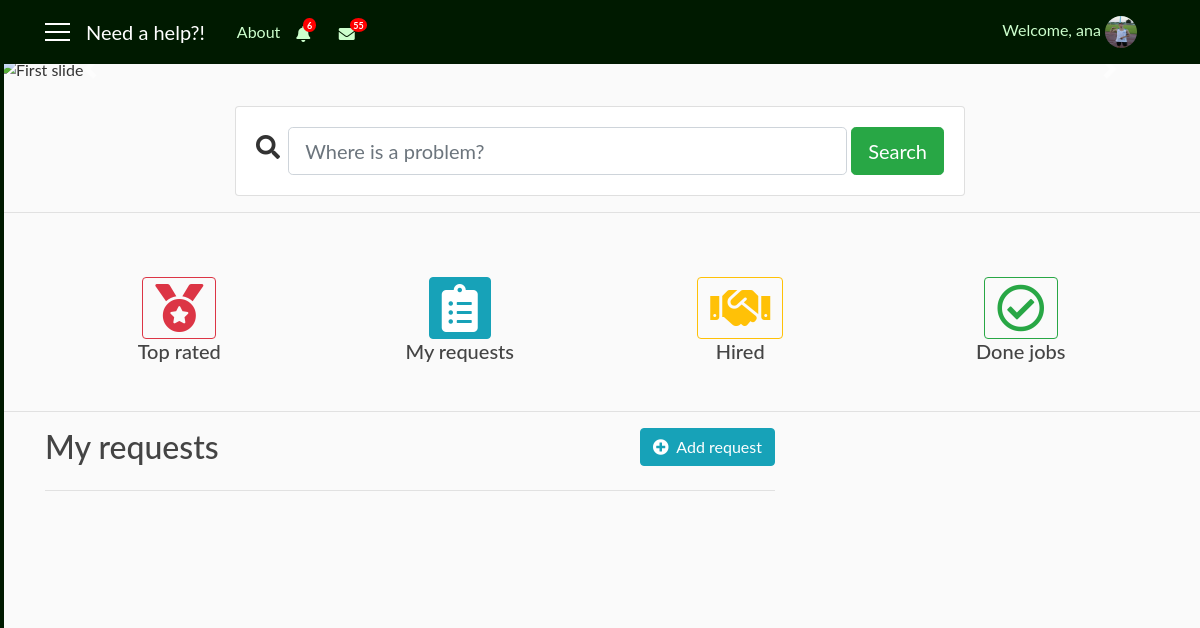
/requests_user/2 (signed in), run on an earlier commit of the app's database.
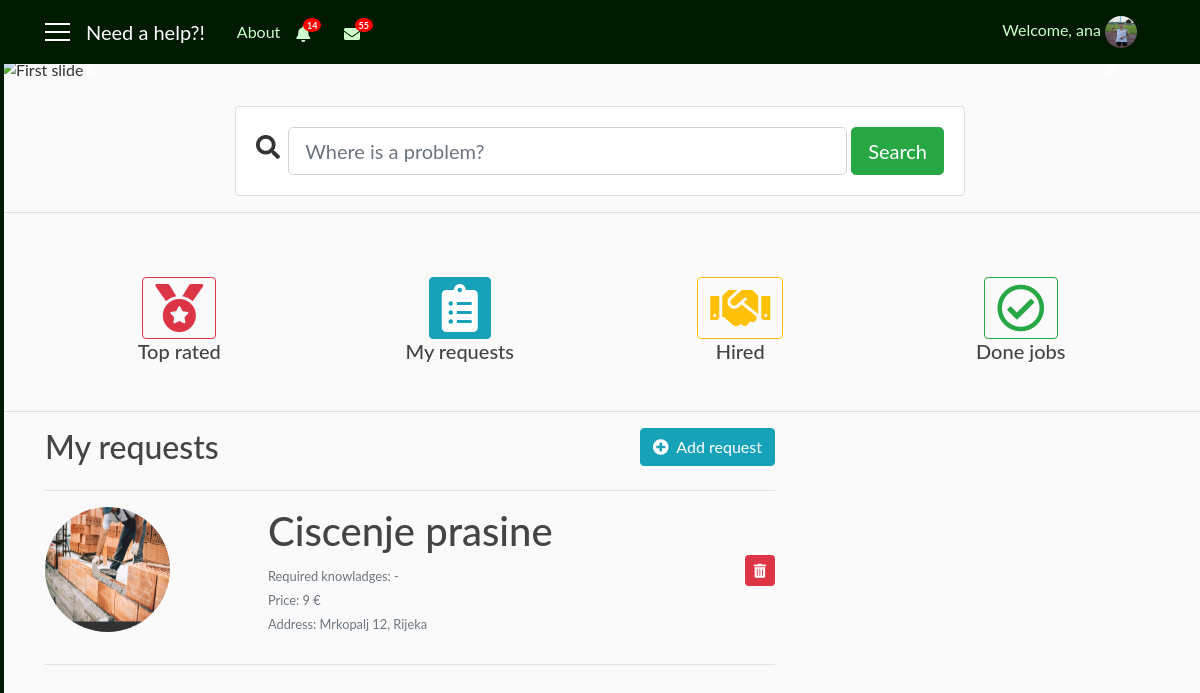
And on a later commit of the database.
### user/models.py (models this page shows, shortened)
class Requests(models.Model):
    user = models.ForeignKey(User, on_delete=models.CASCADE)
    job_title = models.CharField(max_length=30, blank=True)
    required_knowledges = models.TextField(max_length=1000, default='-')
    price = models.IntegerField(default=10)
    address = models.CharField(max_length=30, blank=True)
    job_description = models.TextField(max_length=1000, blank=True)
    date = models.DateTimeField(auto_now_add=True)
    photo = models.ImageField(default='default_request.jpg', upload_to='requests_user')
    visible = models.BooleanField(default=True)

### need_a_help_app/views.py (the view)
# urls.py: path('requests_user/<int:pk>', views.RequestsView.as_view(), name='requests_user'),
class RequestsView(LoginRequiredMixin, ListView):
    model = Requests
    template_name = 'user/requests_user.html'
    context_object_name = 'req'
    paginate_by = 2
    def get_queryset(self):
        user = get_object_or_404(User, pk=self.kwargs.get('pk'))
        return Requests.objects.filter(user=user).order_by('-date')
    def get_context_data(self, **kwargs):
        context_data = super(RequestsView, self).get_context_data(**kwargs)
        us = self.request.user
        not_c = ClientNotifications.objects.filter(client=us, remove=False).order_by('-date')
        not_cli = ClientNotifications.objects.filter(client=us, seen=False).count()
        context_data['not_c'] = not_c
        context_data['not_cli'] = not_cli
        return context_data

### user/templates/user/requests_user.html (shortened to what this page needs)
{% extends 'need_a_help_app/base.html' %}
{% block notify_client %}
    {% if not_c %}
        <i class="nav-item nav-link fas fa-bell mt-1 popOver" data-title="Notifications" data-content="
            <div class='container'>
                {% for n in not_c|slice:'5' %}
                    <div {% if not n.seen %}class='row not_seen'{% else %}class='row not_row' style='cursor: pointer;'{% endif %} onclick='location.href=&quot;{% url 'main' %}?not_c={{ n.id }}&quot;;' {% if not n.seen %}style='background: #f2f2f2;'{% endif %}>
                        {{ n.notification }}
                        <div class='col-sm-3 col-md-3 col-lg-3'>
                            <small class='text-secondary text-muted'>{{ n.date|date:'dM H:i' }}</small>
                        </div>
                    </div>
                    <hr width=100%>
                {% endfor %}
                <div class='row'>
                    <div class='col-sm-12 col-md-12 col-lg-12 pl-5'>
                        <a href='{% url 'notifications_client' user.id %}'>Show all notifications</a>
                    </div>
                </div>
            </div>" data-placement="bottom" data-html="true" data-toggle="popover" data-container="body" data-trigger="click"></i>
        {% if not_cli %}
            <span class="badge badge-notify-bell">{{ not_cli }}</span>
        {% endif %}
    {% else %}
        <i class="nav-item nav-link fas fa-bell mt-1 popOver" data-title="Notifications" data-content="
            <h6 class='text-secondary text-muted' align='center'>No results</h6>" data-placement="bottom" data-html="true" data-toggle="popover" data-container="body" data-trigger="hover"></i>
    {% endif %}
{% endblock %}
{% block mess_client %}
        <span class="badge badge-notify-mess">55</span>
{% endblock %}
{% block content %}
   <div class="row">
    <div class="col-sm-8">
        <h2>My requests</h2>
    </div>
    <div class="col-sm-4" align="right">
        <a class="btn btn-info" href="{% url 'add_request' %}"><i class="fas fa-plus-circle"></i>&nbsp Add request</a>
    </div>
   </div>
   <hr width="100%">
   {% if req %}
       {% for i in req %}
            {% if i.visible %}
                <div class="row">
                    <div class="col-sm-3">
                        <a href="{% url 'request_detail' i.id %}">
                            <img class="rounded-circle account-img" src="{{ i.photo.url }}">
                        </a>
                    </div>
                    <div class="col-sm-7 pl-5">
                        <h1>{{ i.job_title }}</h1>
                        <small class="text-secondary text-muted">Required knowladges: {{ i.required_knowledges }}</small><br>
                        <small class="text-secondary text-muted">Price: {{ i.price }} €</small><br>
                        <small class="text-secondary text-muted">Address: {{ i.address }}</small><br>
                    </div>
                    <div class="col-sm-2" align="right">
                        <a href="{% url 'request_delete' i.id %}" class="btn btn-danger btn-sm mt-5 mb-1"><i class="fas fa-trash-alt"></i></a>
                    </div>
                </div>
                <hr width="100%">
            {% endif %}
       {% endfor %}
   {% else %}
    <h3 class="text-secondary text-muted" align="center">No results</h3>
   {% endif %}
    <div class="container" align="center">
        <div class="row">
            <div class="col-sm-12 col-md-12 col-lg-12 align-items-center justify-content" style="margin: auto">
            </div>
        </div>
   </div>
{% endblock %}

What changed in the data, as far as the page shows it:
added Requests: photo (placeholder picture), job_title "Ciscenje prasine", required_knowledges "-", price "9", address "Mrkopalj 12, Rijeka"
Also different on the page:
{{ not_cli }}: "6" → "14"
